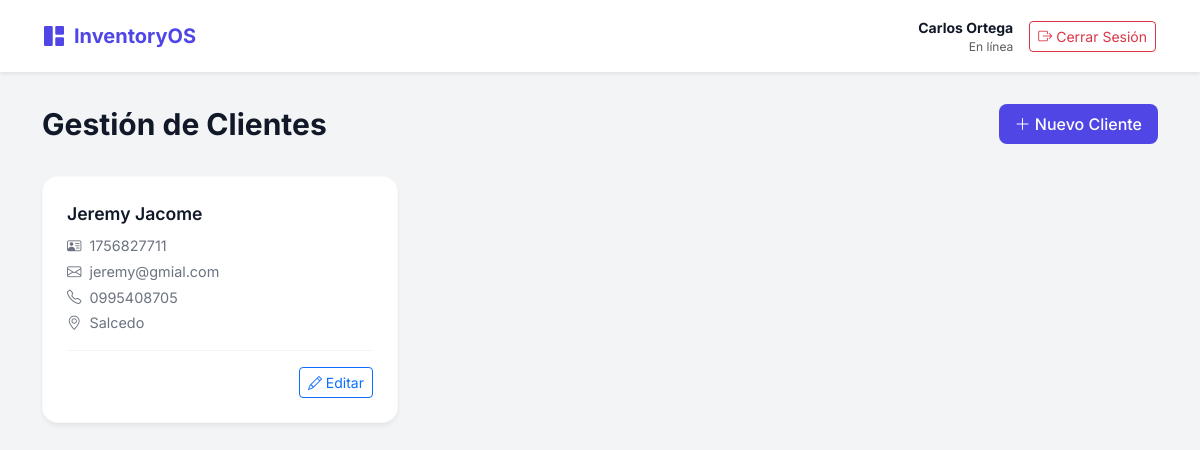
The app's page /create_modify_cliente/listar_cliente.php (signed in) with its own data.
### tables this page shows
CREATE TABLE `clientes` (
  `id` int NOT NULL,
  `cedula` varchar(10) NOT NULL,
  `nombres` varchar(100) NOT NULL,
  `apellidos` varchar(100) NOT NULL,
  `direccion` varchar(200) DEFAULT NULL,
  `telefono` varchar(20) DEFAULT NULL,
  `correo` varchar(100) DEFAULT NULL
);

### create_modify_cliente/listar_cliente.php (the view, shortened to what this page needs)
<?php
include("../connect.php");
$sql = "SELECT * FROM clientes ORDER BY id DESC";
$res = $conn->query($sql);
?>
<!DOCTYPE html>
<html lang="es">
<head>
    <link href="https://cdn.jsdelivr.net/npm/bootstrap@5.3.0/dist/css/bootstrap.min.css" rel="stylesheet">
    <link rel="stylesheet" href="https://cdn.jsdelivr.net/npm/bootstrap-icons@1.11.0/font/bootstrap-icons.css">
</head>
<body>
    <?php include '../navbar.php'; ?>
    <div class="container">
        <div class="page-header">
            <h1 class="page-title">Gestión de Clientes</h1>
            <a href="agregar_cliente.php" class="btn btn-primary-custom">
                <i class="bi bi-plus-lg"></i> Nuevo Cliente
            </a>
        </div>
        <div class="row g-4">
            <?php if ($res && $res->num_rows > 0): ?>
                <?php while($row = $res->fetch_assoc()): ?>
                    <div class="col-md-6 col-lg-4">
                        <div class="client-card">
                            <div class="client-name">
                                <?php echo htmlspecialchars($row['nombres'] . ' ' . $row['apellidos']); ?>
                            </div>
                            <div class="client-info">
                                <i class="bi bi-person-vcard me-2"></i><?php echo htmlspecialchars($row['cedula']); ?>
                            </div>
                            <div class="client-info">
                                <i class="bi bi-envelope me-2"></i><?php echo htmlspecialchars($row['correo']); ?>
                            </div>
                            <div class="client-info">
                                <i class="bi bi-telephone me-2"></i><?php echo htmlspecialchars($row['telefono']); ?>
                            </div>
                            <div class="client-info">
                                <i class="bi bi-geo-alt me-2"></i><?php echo htmlspecialchars($row['direccion']); ?>
                            </div>
                            <div class="client-actions">
                                <a href="editar_cliente.php?id=<?php echo $row['id']; ?>" class="btn btn-sm btn-outline-primary">
                                    <i class="bi bi-pencil"></i> Editar
                                </a>
                            </div>
                        </div>
                    </div>
                <?php endwhile; ?>
            <?php endif; ?>
        </div>
    </div>
</body>
</html>

### create_modify_cliente/listar_cliente.php (style rules this page uses)
:root { --primary-color: #4f46e5; --bg-color: #f3f4f6; --card-bg: #ffffff; --text-main: #111827; --text-muted: #6b7280; }
body { background-color: var(--bg-color); font-family: 'Inter', sans-serif; color: var(--text-main); }
.page-header { display: flex; justify-content: space-between; align-items: center; margin-bottom: 2rem; margin-top: 2rem; }
.page-title { font-size: 1.875rem; font-weight: 700; color: var(--text-main); margin: 0; }
.btn-primary-custom { background-color: var(--primary-color); color: white; border: none; padding: 0.5rem 1rem; border-radius: 8px; font-weight: 500; transition: all 0.2s; }
.client-card { background-color: var(--card-bg); border-radius: 16px; box-shadow: 0 4px 6px -1px rgba(0, 0, 0, 0.05), 0 2px 4px -1px rgba(0, 0, 0, 0.03); border: 1px solid rgba(0,0,0,0.02); padding: 1.5rem; transition: all 0.3s ease; height: 100%; }
.client-name { font-weight: 600; font-size: 1.1rem; margin-bottom: 0.5rem; color: var(--text-main); }
.client-info { font-size: 0.9rem; color: var(--text-muted); margin-bottom: 0.25rem; }
.client-actions { margin-top: 1rem; padding-top: 1rem; border-top: 1px solid #f3f4f6; display: flex; justify-content: flex-end; }

### records on screen
clientes: nombres+apellidos "Jeremy Jacome", cedula "1756827711", correo "jeremy@gmial.com", telefono "0995408705", direccion "Salcedo"

### other values on screen
$_SESSION['nombre'] "Carlos Ortega"
